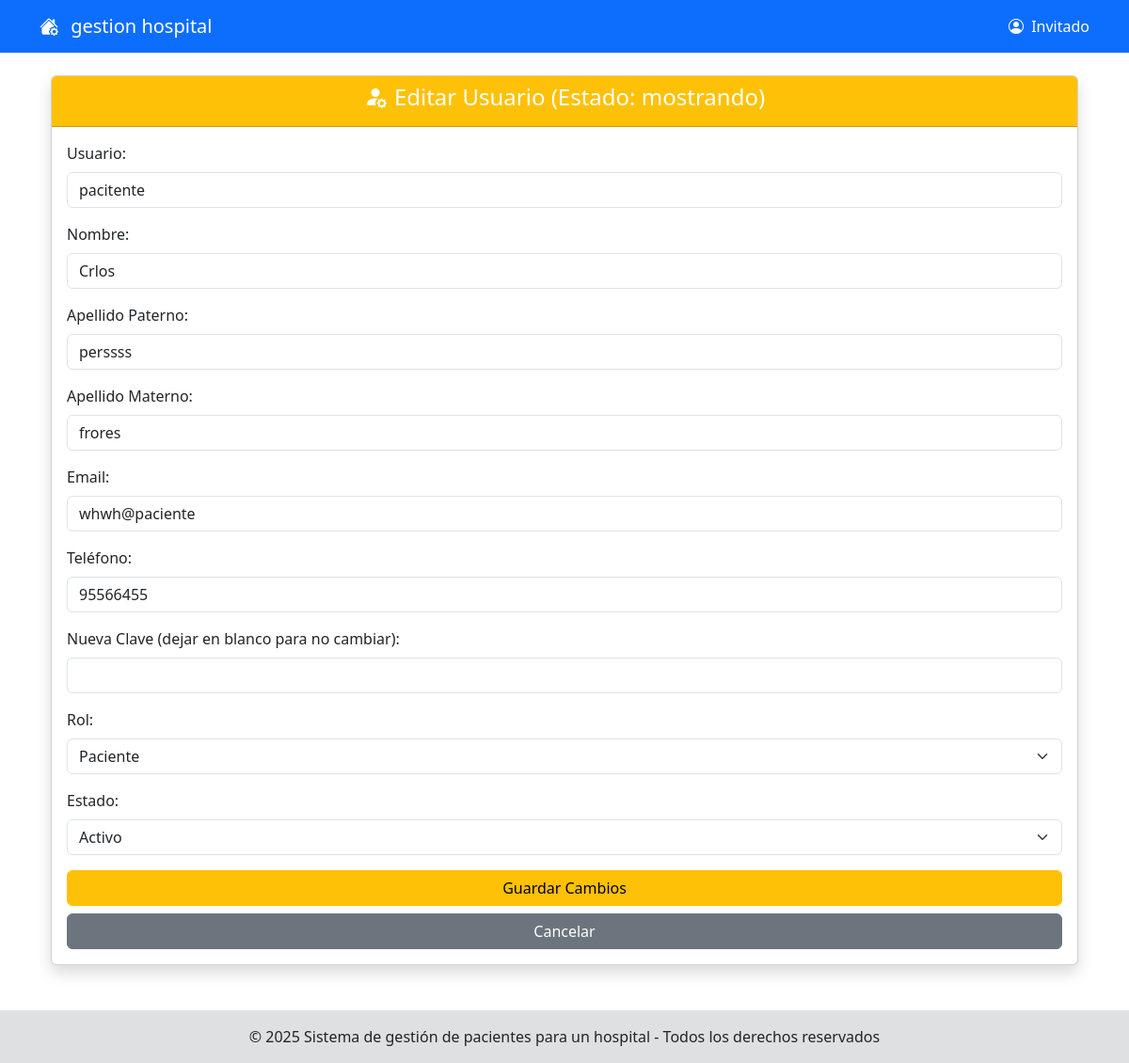
Page /modeloRol/administrador/gestionUsuario/editarUsuario/indexEditarUsuario.php?id=27 on the committed database.
### tables this page shows
CREATE TABLE `usuarios` (
  `id_usuario` int(11) NOT NULL,
  `id_rol` int(11) NOT NULL,
  `email` varchar(50) NOT NULL,
  `usuario_clave` varchar(255) NOT NULL,
  `usuario_usuario` varchar(50) NOT NULL,
  `nombre` varchar(50) NOT NULL,
  `apellido_paterno` varchar(50) NOT NULL,
  `apellido_materno` varchar(50) NOT NULL,
  `telefono` varchar(15) DEFAULT NULL,
  `activo` tinyint(1) DEFAULT 1,
  `ultimo_login` datetime DEFAULT NULL,
  `estatus` int(11) NOT NULL,
  `creado_en` timestamp NOT NULL DEFAULT current_timestamp(),
  `actualizado_en` timestamp NOT NULL DEFAULT current_timestamp() ON UPDATE current_timestamp()
);

CREATE TABLE `roles` (
  `id_rol` int(11) NOT NULL,
  `nombre` varchar(20) NOT NULL,
  `descripcion` varchar(100) DEFAULT NULL,
  `creado_en` timestamp NOT NULL DEFAULT current_timestamp()
);

### modeloRol/administrador/gestionUsuario/editarUsuario/indexEditarUsuario.php (called while the page is built, shortened)
<?php
include_once('./formEditarUsuario.php');
$idUsuario = $_GET['id'] ?? null;
$objForm = new formEditarUsuario();
$objForm->formEditarUsuarioShow($idUsuario);
?>

### modelo/conexion.php (called while the page is built, shortened)
<?php
class Conexion
{
    private static $instancia = null;
    private $connection;
    private $host = 'localhost';
    private $user = 'root';
    private $pass = '';
    private $dbName = 'opipitaltrabajo';
    private function __construct()
    {
        $this->connection = new mysqli($this->host, $this->user, $this->pass, $this->dbName);
        $this->connection->set_charset("utf8");
    }
    public static function getInstancia()
    {
        if (self::$instancia === null) {
            self::$instancia = new Conexion();
        }
        return self::$instancia;
    }
    public function getConnection()
    {
        return $this->connection;
    }
}
?>

### modelo/UsuarioDAO.php (called while the page is built, shortened)
<?php
include_once('Conexion.php');
class UsuarioDAO
{
    private $connection;
    public function __construct() {
        $this->connection = Conexion::getInstancia()->getConnection();
    }
    public function obtenerUsuarioPorId($idUsuario)
    {
        $sql = "SELECT * FROM usuarios WHERE id_usuario = ?";
        $stmt = $this->connection->prepare($sql);
        $stmt->bind_param("i", $idUsuario);
        $stmt->execute();
        $resultado = $stmt->get_result();
        $usuario = $resultado->fetch_assoc();
        return $usuario;
    }
}

### modelo/RolDAO.php (called while the page is built, shortened)
<?php
include_once('conexion.php');
class RolDAO
{
    private $connection;
    public function __construct()
    {
        $this->connection = Conexion::getInstancia()->getConnection();
    }
    public function obtenerTodosRoles()
    {
        $sql = "SELECT id_rol, nombre FROM roles";
        $respuesta = $this->connection->query($sql);
        $roles = [];
        if ($respuesta) {
             while ($row = $respuesta->fetch_assoc()) {
                $roles[] = $row;
            }
        }
        return $roles;
    }
}
?>

### modeloRol/administrador/gestionUsuario/editarUsuario/formEditarUsuario.php (the view, shortened to what this page needs)
<?php
include_once('../../../../shared/pantalla.php');
include_once('../../../../modelo/UsuarioDAO.php');
include_once('../../../../modelo/RolDAO.php');
class formEditarUsuario extends pantalla
{
    private $estadoFormulario = 'inicial';
    private function setEstadoFormulario($estado) { $this->estadoFormulario = $estado; }
    public function formEditarUsuarioShow($idUsuario = null)
    {
        $objUsuario = new UsuarioDAO();
        $objRol = new RolDAO();
        $usuario = $objUsuario->obtenerUsuarioPorId($idUsuario);
        $listaRoles = $objRol->obtenerTodosRoles();
        $rolesIterator = new RolIterator($listaRoles);
?>
<div class="container mt-4">
    <div class="card shadow">
        <div class="card-header bg-warning text-white text-center">
            <h4><i class="bi bi-person-fill-gear me-2"></i>Editar Usuario (Estado: <?php echo $this->estadoFormulario; ?>)</h4>
        </div>
        <div class="card-body">
            <form action="./getEditarUsuario.php" method="POST">
                <div class="mb-3">
                    <label for="editUsuario" class="form-label">Usuario:</label>
                    <input type="text" class="form-control" id="editUsuario" name="editUsuario" value="<?php echo htmlspecialchars($usuario['usuario_usuario']); ?>" required>
                </div>
                <div class="mb-3">
                    <label for="editNombre" class="form-label">Nombre:</label>
                    <input type="text" class="form-control" id="editNombre" name="editNombre" value="<?php echo htmlspecialchars($usuario['nombre']); ?>" required>
                </div>
                <div class="mb-3">
                    <label for="editApellidoPaterno" class="form-label">Apellido Paterno:</label>
                    <input type="text" class="form-control" id="editApellidoPaterno" name="editApellidoPaterno" value="<?php echo htmlspecialchars($usuario['apellido_paterno']); ?>" required>
                </div>
                <div class="mb-3">
                    <label for="editApellidoMaterno" class="form-label">Apellido Materno:</label>
                    <input type="text" class="form-control" id="editApellidoMaterno" name="editApellidoMaterno" value="<?php echo htmlspecialchars($usuario['apellido_materno'] ?? ''); ?>">
                </div>
                <div class="mb-3">
                    <label for="editEmail" class="form-label">Email:</label>
                    <input type="email" class="form-control" id="editEmail" name="editEmail" value="<?php echo htmlspecialchars($usuario['email']); ?>" required>
                </div>
                <div class="mb-3">
                    <label for="editTelefono" class="form-label">Teléfono:</label>
                    <input type="tel" class="form-control" id="editTelefono" name="editTelefono" value="<?php echo htmlspecialchars($usuario['telefono']); ?>" required>
                </div>
                <div class="mb-3">
                    <label for="editClave" class="form-label">Nueva Clave (dejar en blanco para no cambiar):</label>
                    <input type="password" class="form-control" id="editClave" name="editClave">
                </div>
                <div class="mb-3">
                    <label for="editRol" class="form-label">Rol:</label>
                    <select class="form-select" id="editRol" name="editRol" required>
                        <?php
                        foreach ($rolesIterator as $rol) {
                        ?>
                            <option value="<?php echo htmlspecialchars($rol['id_rol']); ?>" <?php echo ($usuario['id_rol'] == $rol['id_rol']) ? 'selected' : ''; ?>>
                                <?php echo htmlspecialchars($rol['nombre']); ?>
                            </option>
                        <?php
                        }
                        ?>
                    </select>
                </div>
                <div class="mb-3">
                    <label for="editActivo" class="form-label">Estado:</label>
                    <select class="form-select" id="editActivo" name="editActivo" required>
                        <option value="1" <?php echo $usuario['activo'] == 1 ? 'selected' : ''; ?>>Activo</option>
                    </select>
                </div>
                <div class="d-grid gap-2">
                    <button type="submit" name="btnEditar" class="btn btn-warning">Guardar Cambios</button>
                    <a href="../indexGestionUsuario.php" class="btn btn-secondary">Cancelar</a>
                </div>
            </form>
        </div>
    </div>
</div>
<?php
    }
}
?>

### rows in the picture
usuarios: editUsuario "pacitente", editNombre "Crlos", editApellidoPaterno "perssss", editApellidoMaterno "frores", editEmail "whwh@paciente", editTelefono "95566455", editRol "Paciente", editActivo "Activo"

### other values in the picture
$_SESSION['login'] "Invitado"
$this->estadoFormulario "mostrando"
